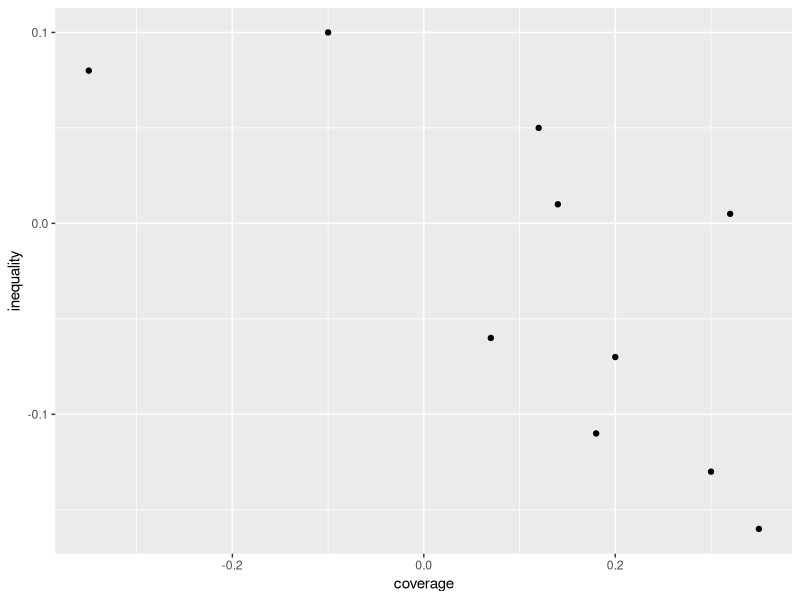
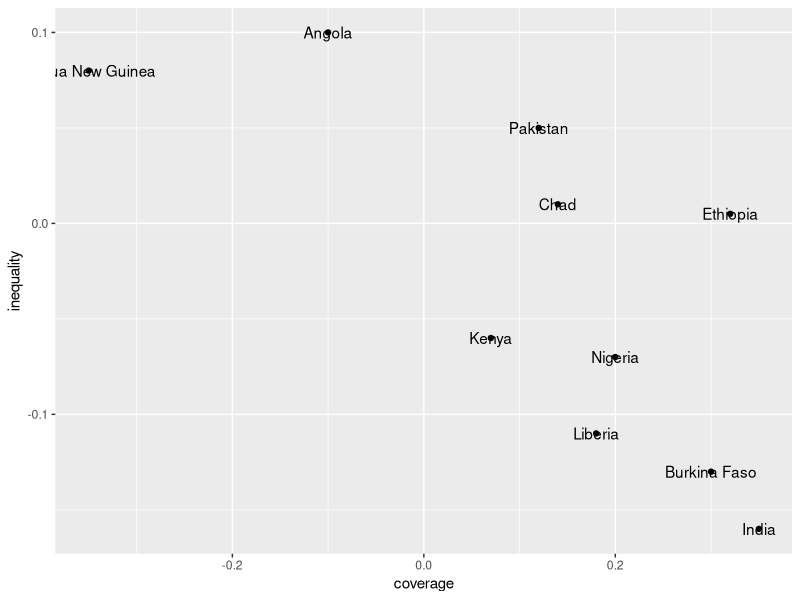
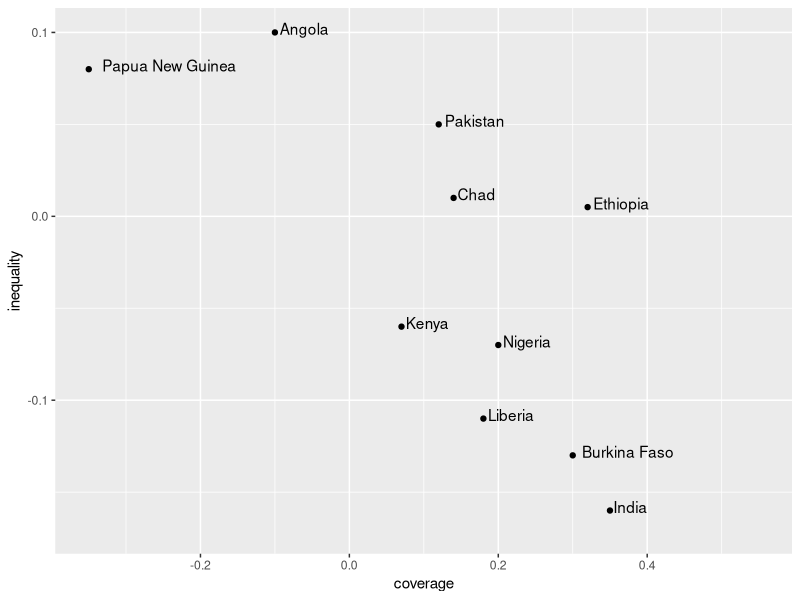
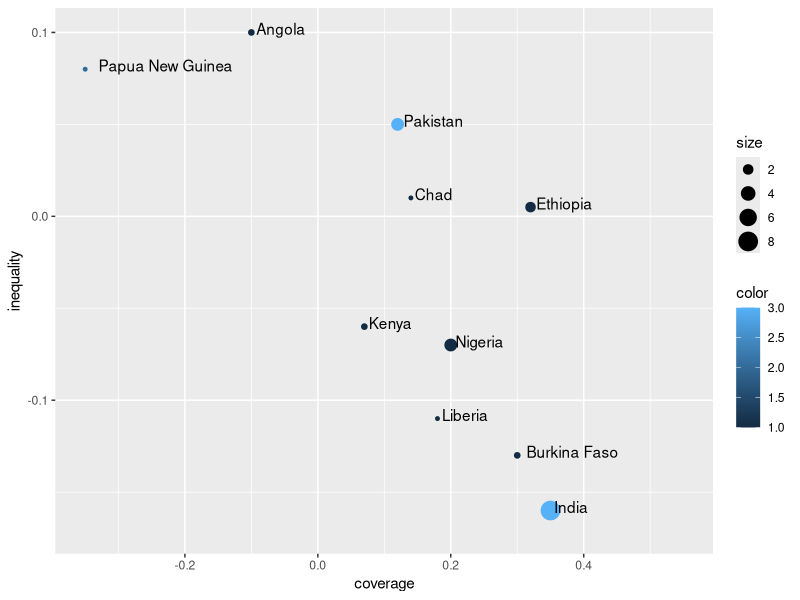
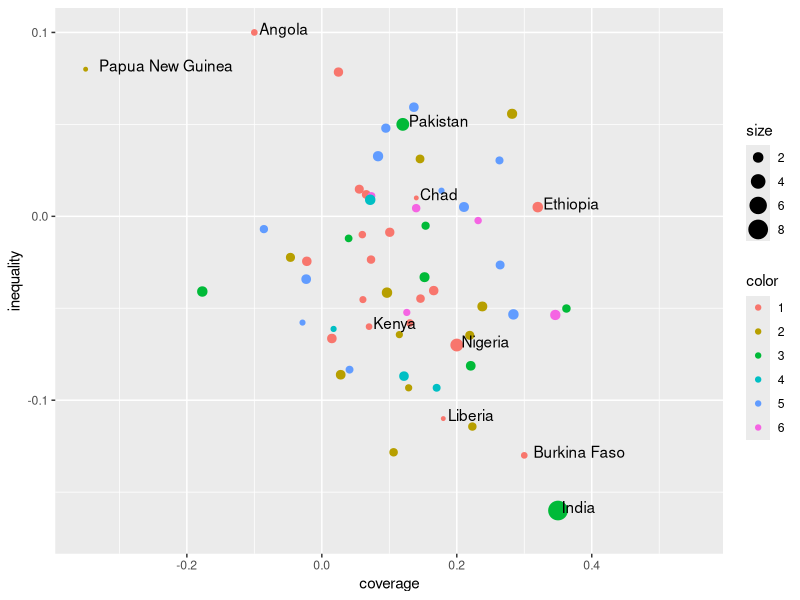
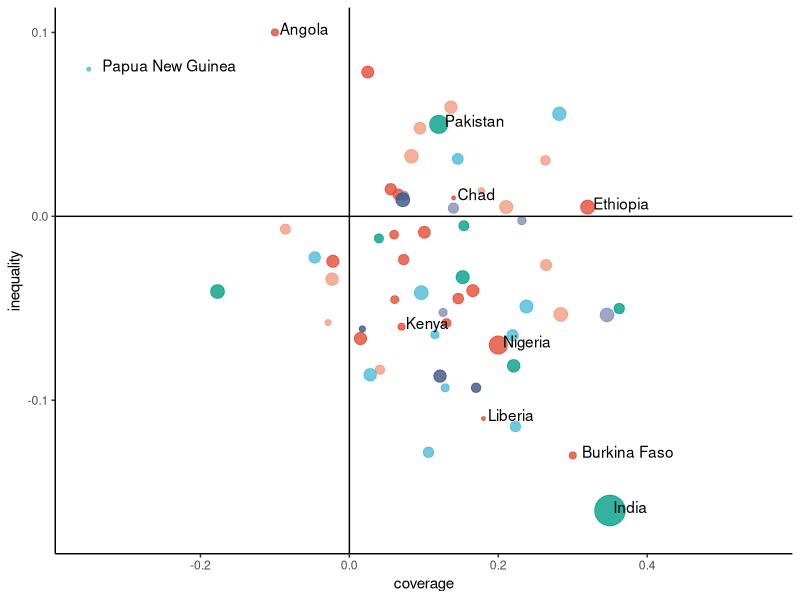

Source code (R) for these figures, in order:
## ---- chunk 1
library(ggplot2)
library(ggsci)
## ---- chunk 2
country <- c("Angola", "Papua New Guinea", "Pakistan", "Chad", "Ethiopia", "Kenya", "Nigeria", "Liberia", "Burkina Faso", "India")
coverage <- c(-0.1, -0.35, 0.12, 0.14, 0.32, 0.07, 0.2, 0.18, 0.3, 0.35)
inequality <- c(0.1, 0.08, 0.05, 0.01, 0.005, -0.06, -0.07, -0.11, -0.13, -0.16)
df_plot <- data.frame(country, inequality, coverage)
df_plot
## ---- chunk 3
ggplot(df_plot, aes(x = coverage, y = inequality)) +
  geom_point()
## ---- chunk 4
ggplot(df_plot, aes(x = coverage, y = inequality)) +
  geom_point() +
  geom_text(aes(label = country))
## ---- chunk 5
ggplot(df_plot, aes(x = coverage, y = inequality)) +
  geom_point() +
  geom_text(aes(label = country), hjust = -0.1, vjust = 0.2) +
  xlim(c(-0.35, 0.55)) +
  ylim(c(-0.17, 0.1))
## ---- chunk 6
df_plot$size <- c(1.1, 1, 3, 1, 2, 1.1, 3, 1, 1.1, 8)
df_plot$color <- c(1, 2, 3, 1, 1, 1, 1, 1, 1, 3)
df_plot
## ---- chunk 7
ggplot(df_plot, aes(x = coverage, y = inequality)) +
  geom_point(aes(size = size, color = color)) +
  geom_text(aes(label = country), hjust = -0.1, vjust = 0.2) +
  xlim(c(-0.35, 0.55)) +
  ylim(c(-0.17, 0.1))
## ---- chunk 8
set.seed(123)
np <- 50
rd <- data.frame(country = rep("", np),
                 inequality = rnorm(n = np, mean = -0.03, sd = 0.05),
                 coverage = rnorm(n = np, mean = 0.1, sd = 0.12),
                 size = runif(np, min = 1, max = 2),
                 color = sample(1:6, np, replace = T))
head(rd)
## ---- chunk 9
df_plot <- rbind(df_plot, rd)
df_plot$color <- factor(df_plot$color)
ggplot(df_plot, aes(x = coverage, y = inequality)) +
  geom_point(aes(size = size, color = color)) +
  geom_text(aes(label = country), hjust = -0.1, vjust = 0.2) +
  xlim(c(-0.35, 0.55)) +
  ylim(c(-0.17, 0.1))
## ---- chunk 10
ggplot(df_plot, aes(x = coverage, y = inequality)) +
  geom_point(aes(size = size, color = color), alpha = 0.8) +
  geom_text(aes(label = country), hjust = -0.1, vjust = 0.2) +
  xlim(c(-0.35, 0.55)) +
  ylim(c(-0.17, 0.1)) +
  geom_vline(xintercept = 0) +
  geom_hline(yintercept = 0) +
  scale_color_npg() +
  scale_size_continuous(range = c(1, 10)) +
  theme_classic() +
  theme(legend.position = "none")
